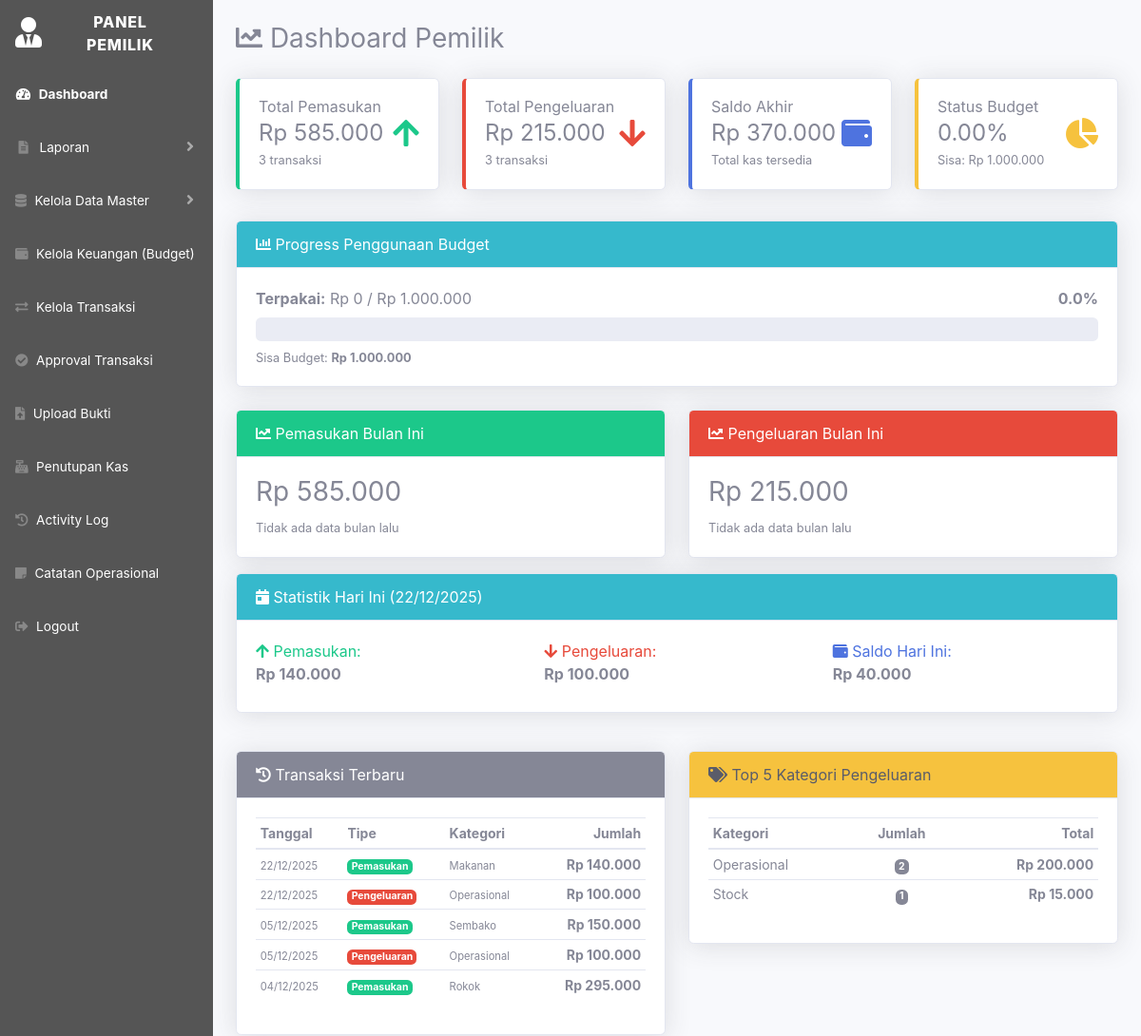
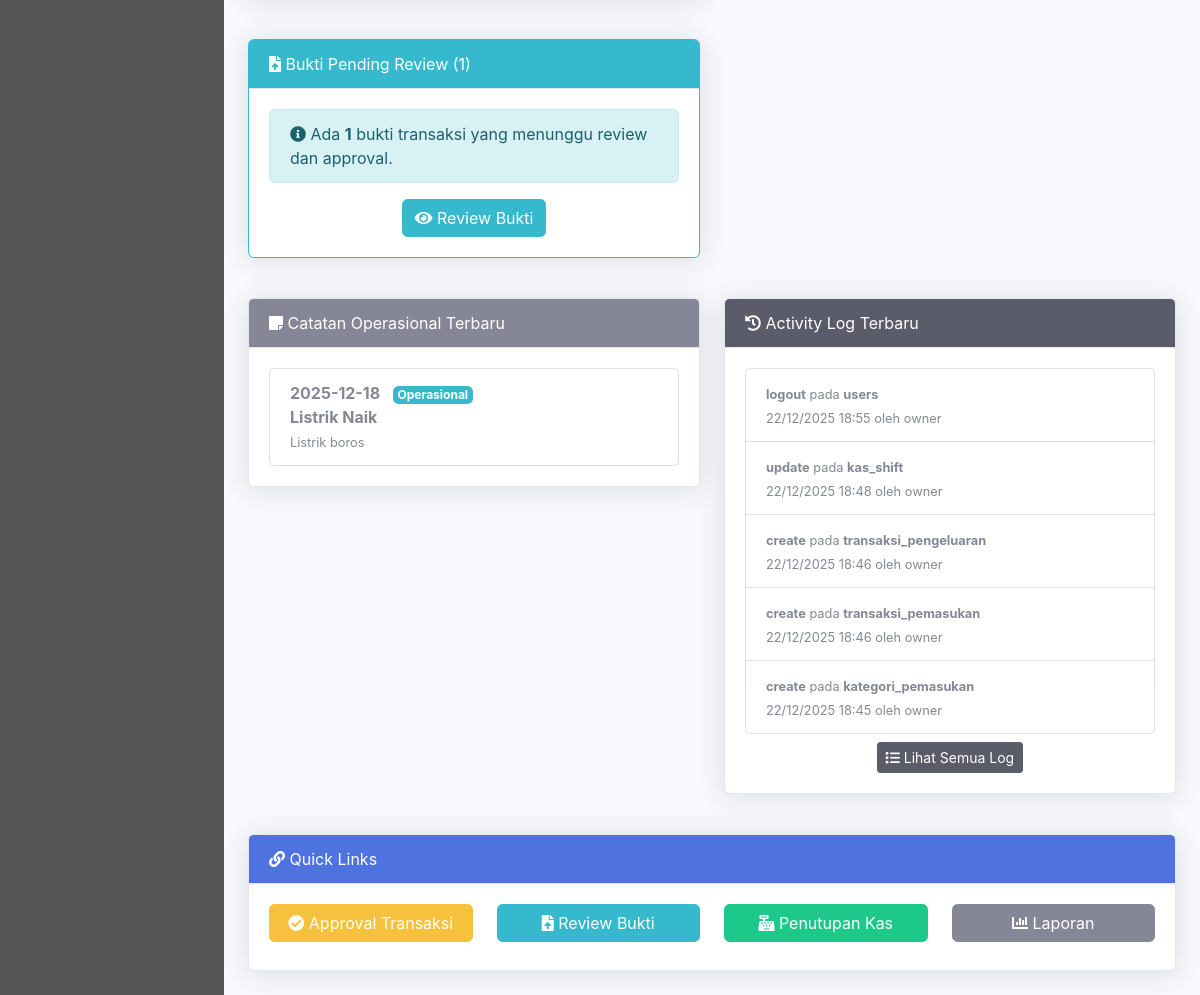
The app's page /OWNER/dashboardOwner.php (signed in) with its own data (2 pictures, top to bottom).
### tables this page shows
CREATE TABLE `cash_flow` (
  `kas_id` int(11) NOT NULL,
  `transaksi_masuk_id` int(11) DEFAULT NULL,
  `transaksi_keluar_id` int(11) DEFAULT NULL,
  `tipe` enum('pemasukan','pengeluaran') NOT NULL,
  `saldo_awal` decimal(15,2) NOT NULL,
  `saldo_akhir` decimal(15,2) NOT NULL,
  `created_at` datetime NOT NULL DEFAULT current_timestamp()
);

CREATE TABLE `catatan` (
  `catatan_id` int(11) NOT NULL,
  `tanggal` date NOT NULL,
  `judul` varchar(100) NOT NULL,
  `isi_catatan` text NOT NULL,
  `tipe` varchar(100) DEFAULT NULL
);

CREATE TABLE `audit_log` (
  `log_id` bigint(20) NOT NULL,
  `user_id` int(11) DEFAULT NULL,
  `username` varchar(100) DEFAULT NULL,
  `action` enum('create','update','delete','approve','reject','login','logout') NOT NULL,
  `table_name` varchar(100) NOT NULL,
  `record_id` varchar(64) NOT NULL,
  `old_values` longtext DEFAULT NULL CHECK (json_valid(`old_values`)),
  `new_values` longtext DEFAULT NULL CHECK (json_valid(`new_values`)),
  `created_at` datetime NOT NULL DEFAULT current_timestamp(),
  `ip_address` varchar(45) DEFAULT NULL,
  `user_agent` varchar(255) DEFAULT NULL
);

CREATE TABLE `users` (
  `user_id` int(11) NOT NULL,
  `username` varchar(100) NOT NULL,
  `password` varchar(255) NOT NULL,
  `role` enum('admin','pemilik') NOT NULL
);

### OWNER/dashboardOwner.php (the view, shortened to what the rows shown need)
<?php
include '../config.php';
function tableHasColumn(mysqli $conn, string $table, string $column): bool {
	$res = mysqli_query($conn, "SHOW COLUMNS FROM $table LIKE '$column'");
	return $res && mysqli_num_rows($res) > 0;
}
$hasStatus = tableHasColumn($conn, 'transaksi_pemasukan', 'status');
$filterApprovedIn = $hasStatus ? "WHERE status='approved'" : "";
$filterApprovedOut = $hasStatus ? "WHERE status='approved'" : "";
$sqlPemasukan = mysqli_query($conn, "
	SELECT
		COUNT(*) AS jumlah,
		COALESCE(SUM(jumlah_pemasukan),0) AS total
	FROM transaksi_pemasukan
	$filterApprovedIn
");
$pemasukan = $sqlPemasukan ? mysqli_fetch_assoc($sqlPemasukan) : ['jumlah' => 0, 'total' => 0];
$sqlPengeluaran = mysqli_query($conn, "
	SELECT
		COUNT(*) AS jumlah,
		COALESCE(SUM(jumlah_pengeluaran),0) AS total
	FROM transaksi_pengeluaran
	$filterApprovedOut
");
$pengeluaran = $sqlPengeluaran ? mysqli_fetch_assoc($sqlPengeluaran) : ['jumlah' => 0, 'total' => 0];
$sqlCashFlow = mysqli_query($conn, "
	SELECT saldo_akhir
	FROM cash_flow
	ORDER BY created_at DESC, kas_id DESC
	LIMIT 1
");
$saldoAkhir = 0.0;
if ($sqlCashFlow && mysqli_num_rows($sqlCashFlow) > 0) {
	$saldoAkhir = floatval(mysqli_fetch_assoc($sqlCashFlow)['saldo_akhir']);
} else {
	$saldoAkhir = $pemasukan['total'] - $pengeluaran['total'];
}
$saldo = $saldoAkhir;
$transaksiTerbaru = mysqli_query($conn, "
    (SELECT
        transaksi_masuk_id AS id,
        tanggal_masuk AS tanggal,
        'Pemasukan' AS tipe,
        jumlah_pemasukan AS jumlah,
        deskripsi,
        kp.nama_kategori
     FROM transaksi_pemasukan tp
     JOIN kategori_pemasukan kp ON tp.kat_pemasukan_id = kp.kat_pemasukan_id
     " . ($hasStatus ? "WHERE tp.status='approved'" : "") . "
     ORDER BY tp.transaksi_masuk_id DESC LIMIT 5)
    UNION ALL
    (SELECT
        transaksi_keluar_id AS id,
        tanggal_keluar AS tanggal,
        'Pengeluaran' AS tipe,
        jumlah_pengeluaran AS jumlah,
        deskripsi,
        kp2.nama_kategori
     FROM transaksi_pengeluaran tk
     JOIN kategori_pengeluaran kp2 ON tk.kat_pengeluaran_id = kp2.kat_pengeluaran_id
     " . ($hasStatus ? "WHERE tk.status='approved'" : "") . "
     ORDER BY tk.transaksi_keluar_id DESC LIMIT 5)
    ORDER BY id DESC LIMIT 5
");
$topKategoriKeluar = mysqli_query($conn, "
    SELECT
        kp.nama_kategori,
        COUNT(*) AS jumlah_transaksi,
        COALESCE(SUM(tk.jumlah_pengeluaran), 0) AS total
    FROM kategori_pengeluaran kp
    LEFT JOIN transaksi_pengeluaran tk ON kp.kat_pengeluaran_id = tk.kat_pengeluaran_id
    " . ($hasStatus ? "AND tk.status='approved'" : "") . "
    GROUP BY kp.kat_pengeluaran_id, kp.nama_kategori
    ORDER BY total DESC
    LIMIT 5
");
$catatan = mysqli_query($conn, "SELECT * FROM catatan ORDER BY catatan_id DESC LIMIT 5");
$activityLog = mysqli_query($conn, "
    SELECT al.*, u.username
    FROM audit_log al
    LEFT JOIN users u ON al.user_id = u.user_id
    ORDER BY al.log_id DESC, al.created_at DESC
    LIMIT 5
");
?>
<!DOCTYPE html>
<html lang="id">
<head>
    <link href="../startbootstrap-sb-admin-2-master/vendor/fontawesome-free/css/all.min.css" rel="stylesheet">
    <link href="../startbootstrap-sb-admin-2-master/css/sb-admin-2.min.css" rel="stylesheet">
</head>
<body id="page-top">
<div id="wrapper">
    <div id="content-wrapper" class="d-flex flex-column">
        <div id="content" class="p-4">
            <div class="row">
                <div class="col-md-3 mb-3">
                    <div class="card border-left-primary shadow h-100 stat-card">
                        <div class="card-body">
                            <div class="d-flex justify-content-between align-items-center">
                                <div>
                                    <h6 class="text-muted mb-1">Saldo Akhir</h6>
                                    <h4 class="mb-0">Rp <?= number_format($saldo,0,',','.'); ?></h4>
                                    <small class="text-muted">Total kas tersedia</small>
                                </div>
                            </div>
                        </div>
                    </div>
                </div>
            </div>
            <div class="row mt-4">
                <div class="col-md-6 mb-3">
                    <div class="card shadow">
                        <div class="card-body">
                            <?php if ($transaksiTerbaru && mysqli_num_rows($transaksiTerbaru) > 0): ?>
                                <div class="table-responsive">
                                    <table class="table table-sm table-hover">
                                        <thead>
                                            <tr>
                                                <th>Tanggal</th>
                                                <th>Tipe</th>
                                                <th>Kategori</th>
                                                <th class="text-right">Jumlah</th>
                                            </tr>
                                        </thead>
                                    </table>
                                </div>
                            <?php else: ?>
                                <p class="text-muted text-center">Belum ada transaksi.</p>
                            <?php endif; ?>
                        </div>
                    </div>
                </div>
                <div class="col-md-6 mb-3">
                    <div class="card shadow">
                        <div class="card-body">
                            <?php if ($topKategoriKeluar && mysqli_num_rows($topKategoriKeluar) > 0): ?>
                                <div class="table-responsive">
                                    <table class="table table-sm table-hover">
                                        <thead>
                                            <tr>
                                                <th>Kategori</th>
                                                <th class="text-center">Jumlah</th>
                                                <th class="text-right">Total</th>
                                            </tr>
                                        </thead>
                                    </table>
                                </div>
                            <?php else: ?>
                                <p class="text-muted text-center">Belum ada data kategori.</p>
                            <?php endif; ?>
                        </div>
                    </div>
                </div>
            </div>
            <div class="row mt-4">
                <div class="col-md-6 mb-3">
                    <div class="card shadow">
                        <div class="card-body">
                            <ul class="list-group">
                                <?php if (mysqli_num_rows($catatan) > 0): ?>
                                    <?php while ($row = mysqli_fetch_assoc($catatan)) : ?>
                                        <li class="list-group-item">
                                            <strong><?= htmlspecialchars($row['tanggal']); ?></strong>
                                            <span class="badge badge-info ml-2"><?= htmlspecialchars($row['tipe']); ?></span><br>
                                            <strong><?= htmlspecialchars($row['judul']); ?></strong><br>
                                            <small><?= nl2br(htmlspecialchars(substr($row['isi_catatan'], 0, 100))); ?><?= strlen($row['isi_catatan']) > 100 ? '...' : ''; ?></small>
                                        </li>
                                    <?php endwhile; ?>
                                <?php else: ?>
                                    <li class="list-group-item text-muted text-center">Belum ada catatan operasional.</li>
                                <?php endif; ?>
                            </ul>
                        </div>
                    </div>
                </div>
                <div class="col-md-6 mb-3">
                    <div class="card shadow">
                        <div class="card-body">
                            <?php if ($activityLog && mysqli_num_rows($activityLog) > 0): ?>
                                <ul class="list-group">
                                    <?php while ($log = mysqli_fetch_assoc($activityLog)): ?>
                                        <li class="list-group-item">
                                            <small>
                                                <strong><?= htmlspecialchars($log['action']); ?></strong>
                                                pada <strong><?= htmlspecialchars($log['table_name']); ?></strong><br>
                                                <span class="text-muted">
                                                    <?= date('d/m/Y H:i', strtotime($log['created_at'])); ?>
                                                    oleh <?= htmlspecialchars($log['username'] ?? 'System'); ?>
                                                </span>
                                            </small>
                                        </li>
                                    <?php endwhile; ?>
                                </ul>
                            <?php else: ?>
                                <p class="text-muted text-center">Belum ada activity log.</p>
                            <?php endif; ?>
                        </div>
                    </div>
                </div>
            </div>
        </div>
    </div>
</div>
</body>
</html>

### records on screen
cash_flow: saldo_akhir "370.000"
catatan: tanggal "2025-12-18", tipe "Operasional", judul "Listrik Naik", isi_catatan "Listrik boros"
audit_log: action "logout", table_name "users", created_at "22/12/2025 18:55", user.username "owner"
audit_log: action "update", table_name "kas_shift", created_at "22/12/2025 18:48", user.username "owner"
audit_log: action "create", table_name "transaksi_pengeluaran", created_at "22/12/2025 18:46", user.username "owner"
audit_log: action "create", table_name "transaksi_pemasukan", created_at "22/12/2025 18:46", user.username "owner"
audit_log: action "create", table_name "kategori_pemasukan", created_at "22/12/2025 18:45", user.username "owner"

### other values on screen
$pemasukan['total'] "585.000"
$pemasukan['jumlah'] "3"
$pengeluaran['total'] "215.000"
$pengeluaran['jumlah'] "3"
$persenBudget "0.00%"
$budget['total_sisa'] "1.000.000"
$budget['total_terpakai'] "0"
$budget['total_budget'] "1.000.000"
$progressBudget "0.0"
$bulanIniData['pemasukan_bulan_ini'] "585.000"
$bulanIniData['pengeluaran_bulan_ini'] "215.000"
$hariIniData['pemasukan_hari_ini'] "140.000"
$hariIniData['pengeluaran_hari_ini'] "100.000"
date('d/m/Y', strtotime($t['tanggal'])) "22/12/2025"
$t['tipe'] "Pemasukan"
